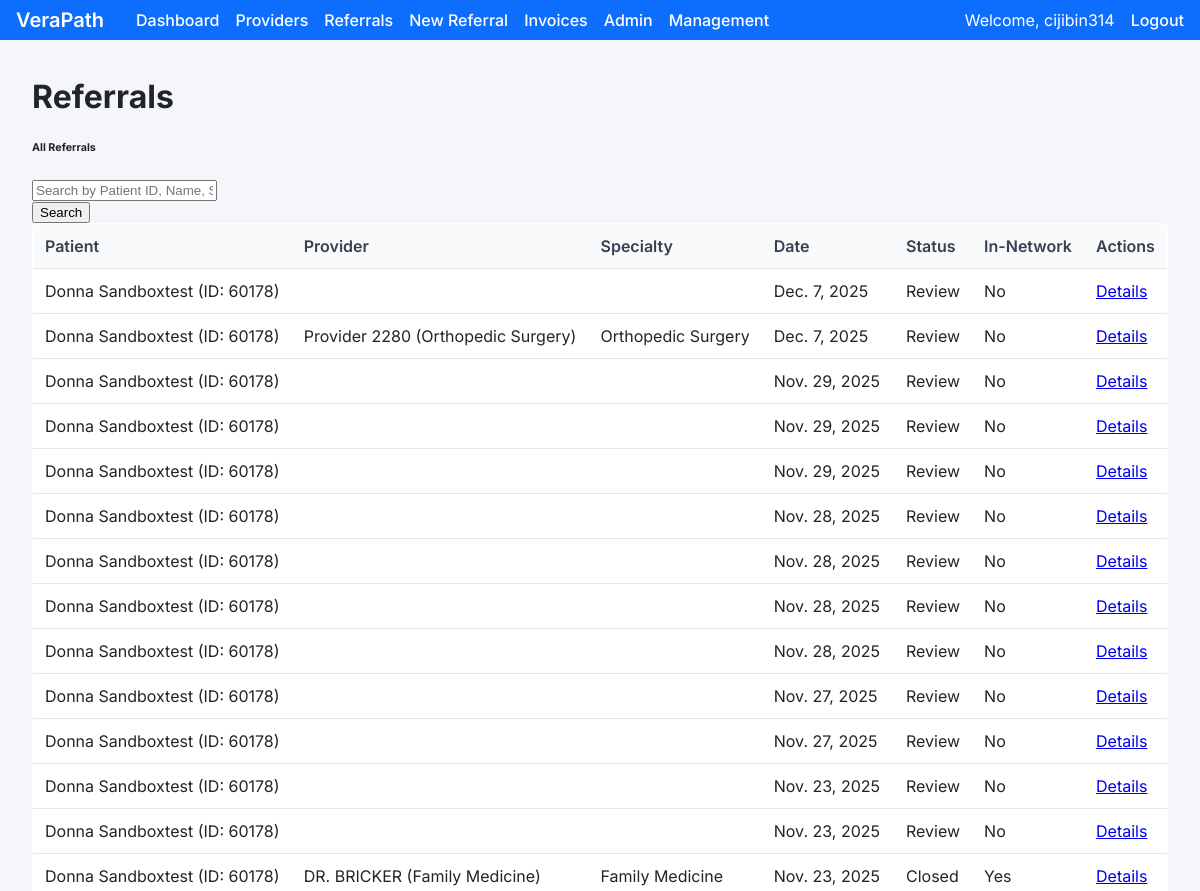
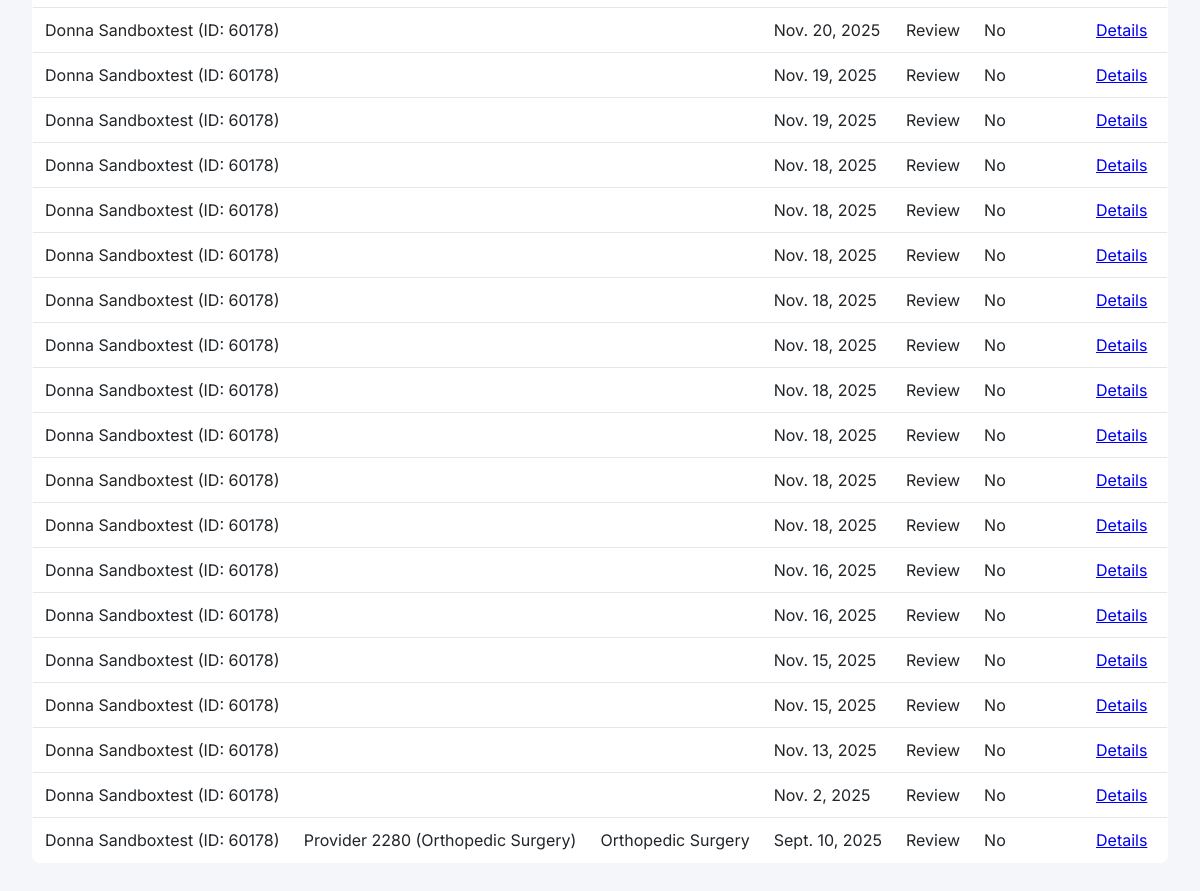
Page /analytics/referrals/ (signed in) on the committed database (2 pictures, top to bottom).
### analytics/models.py (models this page shows, shortened)
class Referral(models.Model):
    class Status(models.TextChoices):
        PENDING = 'pending', 'Pending'
        SENT = 'sent', 'Sent'
        ACKNOWLEDGED = 'ack', 'Acknowledged'
        SCHEDULED = 'scheduled', 'Scheduled'
        COMPLETED = 'completed', 'Completed'
        NO_SHOW = 'no_show', 'No Show'
        RESCHEDULED = 'rescheduled', 'Rescheduled'
        CANCELLED = 'cancelled', 'Cancelled'
        REVIEW = 'review', 'Review'
        CLOSED = 'closed', 'Closed'
    patient = models.ForeignKey(Patient, on_delete=models.PROTECT)
    provider = models.ForeignKey(Provider, on_delete=models.SET_NULL, null=True)
    payer = models.ForeignKey(Payer, on_delete=models.SET_NULL, null=True, blank=True)
    specialty = models.CharField(max_length=120, blank=True)  # NEW: record referral specialty
    status = models.CharField(max_length=20, choices=Status.choices, default=Status.PENDING)
    in_network = models.BooleanField(default=True)
    is_urgent = models.BooleanField(default=False)
    documenttypeid = models.CharField(max_length=50, blank=True, null=True)
    rvu_cost = models.DecimalField(max_digits=10, decimal_places=2, default=Decimal('0.00'))
    referral_date = models.DateField()
    suggested_provider_ids = models.CharField(max_length=200, blank=True)
    created_at = models.DateTimeField(default=timezone.now)
    ack_at = models.DateTimeField(null=True, blank=True)
    scheduled_at = models.DateTimeField(null=True, blank=True)
    completed_at = models.DateTimeField(null=True, blank=True)
    cancelled_at = models.DateTimeField(null=True, blank=True)
    athena_document_id = models.CharField(max_length=50, blank=True, null=True)
    athena_encounter_id = models.CharField(max_length=50, blank=True, null=True)
    athena_department_id = models.CharField(max_length=50, blank=True, null=True)
    provider_note = models.TextField(blank=True)
    note_to_patient = models.TextField(blank=True)
    visit_summary = models.TextField(blank=True, null=True)

class Patient(models.Model):
    original_id = models.CharField(max_length=120, unique=True)
    pseudonym = models.CharField(max_length=64, unique=True, editable=False)
    first_name = models.CharField(max_length=100, blank=True, null=True)
    last_name = models.CharField(max_length=100, blank=True, null=True)
    def __str__(self) -> str:
        if self.first_name and self.last_name:
            return f"{self.first_name} {self.last_name} (ID: {self.original_id})"
        return f"Patient {self.pseudonym[:8]}"

class Provider(models.Model):
    practice = models.ForeignKey(Practice, on_delete=models.CASCADE, null=True, blank=True)
    npi = models.CharField(max_length=20, blank=True, null=True)
    full_name = models.CharField(max_length=200)
    specialty = models.CharField(max_length=120, blank=True, null=True)
    subspecialty = models.CharField(max_length=120, blank=True, null=True)
    city = models.CharField(max_length=100, blank=True, null=True)
    state = models.CharField(max_length=50, blank=True, null=True)
    accepting_new_patients = models.BooleanField(default=True, blank=True, null=True)
    primary_department = models.CharField(max_length=200, blank=True, null=True)
    is_in_network = models.BooleanField(default=False)
    providerid = models.IntegerField(blank=True, null=True)
    firstname = models.CharField(max_length=100, blank=True, null=True)
    lastname = models.CharField(max_length=100, blank=True, null=True)
    middleinitial = models.CharField(max_length=1, blank=True, null=True)
    sex = models.CharField(max_length=1, blank=True, null=True)
    entitytype = models.CharField(max_length=50, blank=True, null=True)
    ansinamecode = models.CharField(max_length=255, blank=True, null=True)
    hideinportal = models.BooleanField(default=False, blank=True, null=True)
    schedulingname = models.CharField(max_length=200, blank=True, null=True)
    billable = models.BooleanField(default=False, blank=True, null=True)
    ansispecialtycode = models.CharField(max_length=50, blank=True, null=True)
    createencounteroncheckin = models.BooleanField(default=False, blank=True, null=True)
    class Meta:
        unique_together = (('practice', 'providerid'),)
    def __str__(self) -> str:
        return f"{self.full_name} ({self.specialty})"

### analytics/views.py (the view, shortened to what this page needs)
# urls.py: path('referrals/', views.referral_list, name='referral_list'),
@login_required
def referral_list(request):
    try:
        user_practice = request.user.userprofile.practice
    except (UserProfile.DoesNotExist, AttributeError):
        user_practice = None
    if user_practice:
        referrals = Referral.objects.filter(Q(provider__practice=user_practice) | Q(provider__isnull=True))
    else:
        referrals = Referral.objects.all()
    query = request.GET.get('q')
    context = {
        'referrals': referrals.order_by('-referral_date'),
        'query': query,
    }
    return render(request, 'analytics/referral_list.html', context)

### analytics/templates/analytics/referral_list.html (shortened to what this page needs)
{% extends "base.html" %}
{% block content %}
<div class="container-fluid">
    <h1 class="h3 mb-4 text-gray-800">Referrals</h1>
    <div class="card shadow mb-4">
        <div class="card-header py-3">
            <h6 class="m-0 font-weight-bold text-primary">All Referrals</h6>
        </div>
        <div class="card-body">
            <form method="get" action="{% url 'analytics:referral_list' %}" class="form-inline mb-4">
                <div class="input-group">
                    <input type="text" name="q" class="form-control" placeholder="Search by Patient ID, Name, Specialty, Status..." value="{{ query|default:'' }}">
                    <div class="input-group-append">
                        <button class="btn btn-primary" type="submit">Search</button>
                    </div>
                </div>
            </form>
            <div class="table-responsive">
                <table class="table table-bordered" id="dataTable" width="100%" cellspacing="0">
                    <thead>
                        <tr>
                            <th>Patient</th>
                            <th>Provider</th>
                            <th>Specialty</th>
                            <th>Date</th>
                            <th>Status</th>
                            <th>In-Network</th>
                            <th>Actions</th>
                        </tr>
                    </thead>
                    <tbody>
                        {% for referral in referrals %}
                        <tr>
                            <td>{{ referral.patient }}</td>
                            <td>{% if referral.provider %}{{ referral.provider }}{% endif %}</td>
                            <td>{{ referral.specialty }}</td>
                            <td>{{ referral.referral_date }}</td>
                            <td>
                                <span class="badge badge-{{ referral.status|lower }}">{{ referral.get_status_display }}</span>
                            </td>
                            <td>
                                {% if referral.in_network %}
                                    <span class="badge badge-success">Yes</span>
                                {% else %}
                                    <span class="badge badge-danger">No</span>
                                {% endif %}
                            </td>
                            <td>
                                <a href="{% url 'analytics:referral_detail' referral.pk %}" class="btn btn-sm btn-info">Details</a>
                            </td>
                        </tr>
                        {% empty %}
                        <tr>
                            <td colspan="7" class="text-center">No referrals found.</td>
                        </tr>
                        {% endfor %}
                    </tbody>
                </table>
            </div>
        </div>
    </div>
</div>
{% endblock %}

### templates/base.html (shortened to what this page needs)
<!DOCTYPE html>
<html lang="en">
<head>
  {% load static %}
</head>
<body>
  <nav class="navbar">
    <div class="navbar-left">
        <a class="navbar-brand" href="/">VeraPath</a>
        <ul class="navbar-nav">
          <li><a href="{% url 'analytics:analytics_dashboard' %}">Dashboard</a></li>
          <li><a href="{% url 'analytics:provider_list' %}">Providers</a></li>
          <li><a href="{% url 'analytics:referral_list' %}">Referrals</a></li>
          <li><a href="{% url 'analytics:create_referral' %}">New Referral</a></li>
          <li><a href="{% url 'analytics:invoice_list' %}">Invoices</a></li>
          {% if user.is_superuser %}
          <li><a href="/admin/">Admin</a></li>
          <li><a href="{% url 'analytics:management' %}">Management</a></li>
          {% endif %}
        </ul>
    </div>
    <div class="navbar-user">
        {% if user.is_authenticated %}
            <span>Welcome, {{ user.username }}</span>
            <form id="logout-form" method="post" action="{% url 'logout' %}" style="display: inline;">
                <a href="#" onclick="document.getElementById('logout-form').submit(); return false;">Logout</a>
            </form>
        {% else %}
            <a href="{% url 'login' %}">Login</a>
        {% endif %}
    </div>
  </nav>
  <div class="container">
    {% block content %}{% endblock %}
  </div>
</body>
</html>

### templates/base.html (style rules this page uses)
body { font-family: 'Inter', sans-serif; margin: 0; background-color: #f5f6fa; color: #212529; }
.navbar { background-color: #0d6efd; padding: 0.5rem 1rem; display: flex; align-items: center; justify-content: space-between; color: #fff; }
.navbar-left { display: flex; align-items: center; }
.navbar-brand { font-weight: 600; font-size: 1.25rem; margin-right: 2rem; text-decoration: none; color: #fff; }
.navbar-nav { list-style: none; margin: 0; padding: 0; display: flex; }
.navbar-nav li { margin-right: 1rem; }
.navbar-nav a { color: #fff; text-decoration: none; font-weight: 500; }
.navbar-user { display: flex; align-items: center; }
.navbar-user span { margin-right: 1rem; }
.navbar-user a { color: #fff; text-decoration: none; font-weight: 500; }
.container { max-width: 1200px; margin: 0 auto; padding: 1rem 2rem; }
table { width: 100%; border-collapse: collapse; background-color: #fff; margin-bottom: 2rem; border: 1px solid #e5e7eb; border-radius: 8px; overflow: hidden; }
th, td { padding: 0.75rem; text-align: left; border-bottom: 1px solid #e5e7eb; }
th { background-color: #f9fafb; font-weight: 600; color: #374151; }
tr:last-child td { border-bottom: none; }

### rows in the picture
Referral: patient "Donna Sandboxtest (ID: 60178)", referral_date "Dec. 7, 2025", status "Review", in_network "No"
Referral: patient "Donna Sandboxtest (ID: 60178)", provider "Provider 2280 (Orthopedic Surgery)", specialty "Orthopedic Surgery", referral_date "Dec. 7, 2025", status "Review", in_network "No"
Referral: patient "Donna Sandboxtest (ID: 60178)", referral_date "Nov. 29, 2025", status "Review", in_network "No"
Referral: patient "Donna Sandboxtest (ID: 60178)", referral_date "Nov. 29, 2025", status "Review", in_network "No"
Referral: patient "Donna Sandboxtest (ID: 60178)", referral_date "Nov. 29, 2025", status "Review", in_network "No"
Referral: patient "Donna Sandboxtest (ID: 60178)", referral_date "Nov. 28, 2025", status "Review", in_network "No"
Referral: patient "Donna Sandboxtest (ID: 60178)", referral_date "Nov. 28, 2025", status "Review", in_network "No"
Referral: patient "Donna Sandboxtest (ID: 60178)", referral_date "Nov. 28, 2025", status "Review", in_network "No"
Referral: patient "Donna Sandboxtest (ID: 60178)", referral_date "Nov. 28, 2025", status "Review", in_network "No"
Referral: patient "Donna Sandboxtest (ID: 60178)", referral_date "Nov. 27, 2025", status "Review", in_network "No"
Referral: patient "Donna Sandboxtest (ID: 60178)", referral_date "Nov. 27, 2025", status "Review", in_network "No"
Referral: patient "Donna Sandboxtest (ID: 60178)", referral_date "Nov. 23, 2025", status "Review", in_network "No"
Referral: patient "Donna Sandboxtest (ID: 60178)", referral_date "Nov. 23, 2025", status "Review", in_network "No"
Referral: patient "Donna Sandboxtest (ID: 60178)", provider "DR. BRICKER (Family Medicine)", specialty "Family Medicine", referral_date "Nov. 23, 2025", status "Closed", in_network "Yes"
Referral: patient "Donna Sandboxtest (ID: 60178)", referral_date "Nov. 20, 2025", status "Review", in_network "No"
Referral: patient "Donna Sandboxtest (ID: 60178)", referral_date "Nov. 19, 2025", status "Review", in_network "No"
Referral: patient "Donna Sandboxtest (ID: 60178)", referral_date "Nov. 19, 2025", status "Review", in_network "No"
Referral: patient "Donna Sandboxtest (ID: 60178)", referral_date "Nov. 18, 2025", status "Review", in_network "No"
Referral: patient "Donna Sandboxtest (ID: 60178)", referral_date "Nov. 18, 2025", status "Review", in_network "No"
Referral: patient "Donna Sandboxtest (ID: 60178)", referral_date "Nov. 18, 2025", status "Review", in_network "No"
Referral: patient "Donna Sandboxtest (ID: 60178)", referral_date "Nov. 18, 2025", status "Review", in_network "No"
Referral: patient "Donna Sandboxtest (ID: 60178)", referral_date "Nov. 18, 2025", status "Review", in_network "No"
Referral: patient "Donna Sandboxtest (ID: 60178)", referral_date "Nov. 18, 2025", status "Review", in_network "No"
Referral: patient "Donna Sandboxtest (ID: 60178)", referral_date "Nov. 18, 2025", status "Review", in_network "No"
Referral: patient "Donna Sandboxtest (ID: 60178)", referral_date "Nov. 18, 2025", status "Review", in_network "No"
Referral: patient "Donna Sandboxtest (ID: 60178)", referral_date "Nov. 18, 2025", status "Review", in_network "No"
Referral: patient "Donna Sandboxtest (ID: 60178)", referral_date "Nov. 16, 2025", status "Review", in_network "No"
Referral: patient "Donna Sandboxtest (ID: 60178)", referral_date "Nov. 16, 2025", status "Review", in_network "No"
Referral: patient "Donna Sandboxtest (ID: 60178)", referral_date "Nov. 15, 2025", status "Review", in_network "No"
Referral: patient "Donna Sandboxtest (ID: 60178)", referral_date "Nov. 15, 2025", status "Review", in_network "No"
Referral: patient "Donna Sandboxtest (ID: 60178)", referral_date "Nov. 13, 2025", status "Review", in_network "No"
Referral: patient "Donna Sandboxtest (ID: 60178)", referral_date "Nov. 2, 2025", status "Review", in_network "No"
Referral: patient "Donna Sandboxtest (ID: 60178)", provider "Provider 2280 (Orthopedic Surgery)", specialty "Orthopedic Surgery", referral_date "Sept. 10, 2025", status "Review", in_network "No"

### other values in the picture
{{ user.username }} "cijibin314"
